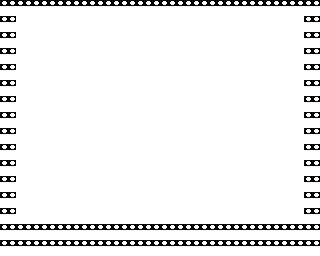

The image is a tile-based game level rendered from a .tmx file. Its description and source (layers, tilesets, objects; grid data summarised) follow:
An orthogonal 20x16 tile map with 16x16 px tiles, 2 tile layers (background, Tile Layer 1) and 1 object.

<map version="1.2" tiledversion="1.3.5" orientation="orthogonal" renderorder="right-down" width="20" height="16" tilewidth="16" tileheight="16" infinite="0" nextlayerid="4" nextobjectid="2">
 <properties>
  <property name="srcimg" value="levelTiles.png" />
 </properties>
 <tileset firstgid="1" source="../tilesets/levelTiles.tsx" />
 <layer id="3" name="background" width="20" height="16">
  <data>[320 cells, 320 non-empty, 1 distinct tile ids]</data>
 </layer>
 <layer id="1" name="Tile Layer 1" width="20" height="16">
  <data>[320 cells, 86 non-empty, 1 distinct tile ids]</data>
 </layer>
 <objectgroup id="2" name="floor">
  <object id="1" x="16" y="224" width="288" height="16" />
 </objectgroup>
</map>